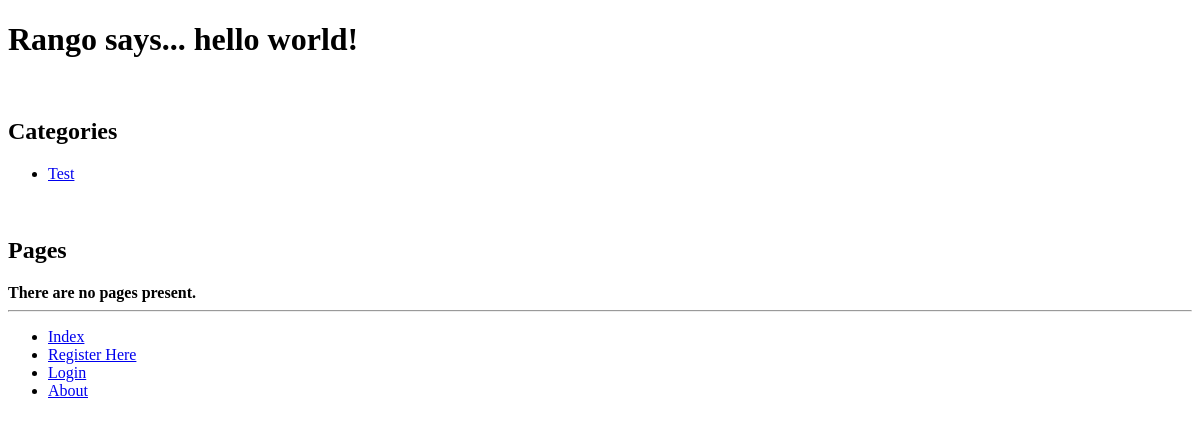
The app's page /rango/, older data.
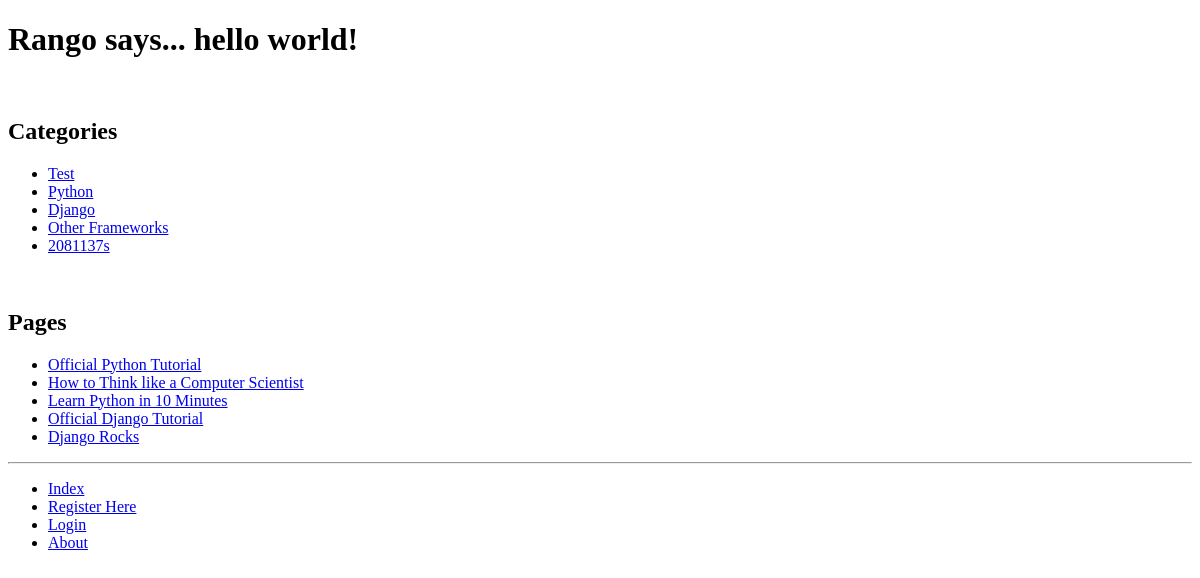
The same page, newer data.
### rango/models.py (models this page shows, shortened)
class Category(models.Model):
        name = models.CharField(max_length=128, unique=True)
        views = models.IntegerField(default=0)
        likes = models.IntegerField(default=0)
        slug = models.SlugField(unique=True)

class Page(models.Model):
    category = models.ForeignKey(Category)
    title = models.CharField(max_length=128)
    url = models.URLField()
    views = models.IntegerField(default=0)

### rango/views.py (the view)
def index(request):
    category_list = Category.objects.order_by('-likes')[:5]
    page_list = Page.objects.order_by('-views')[:5]
    context_dict = {'categories': category_list, 'pages': page_list}
    visits = request.session.get('visits')
    if not visits:
        visits = 1
    reset_last_visit_time = False
    last_visit = request.session.get('last_visit')
    if last_visit:
        last_visit_time = datetime.strptime(last_visit[:-7], "%Y-%m-%d %H:%M:%S")
        if (datetime.now() - last_visit_time).seconds > 0:
            visits = visits + 1
            reset_last_visit_time = True
    else:
        reset_last_visit_time = True
    if reset_last_visit_time:
        request.session['last_visit'] = str(datetime.now())
        request.session['visits'] = visits
    context_dict['visits'] = visits
    response = render(request,'rango/index.html', context_dict)
    return response

### templates/rango/index.html (shortened to what this page needs)
<!DOCTYPE html>
{% extends 'rango/base.html' %}
{% load i18n %}
{% load staticfiles %}
{% block body_block %}
        {% if user.is_authenticated %}
			<h1>Rango says... hello {{ user.username }}!</h1>
		{% else %}
			<h1>Rango says... hello world!</h1>
		{% endif %}
		<br><h2>Categories</h2>
        {% if categories %}
            <ul>
				{% for category in categories %}
					<li><a href="{% url 'category'  category.slug %}">{{ category.name }}</a></li>
				{% endfor %}
            </ul>
       {% else %}
            <strong>There are no categories present.</strong>
       {% endif %}
	   <br><h2>Pages</h2>
	   {% if pages %}
            <ul>
                {% for page in pages %}
                <li><a href= {{ page.url }} >{{ page.title }}</a></li>
                {% endfor %}
            </ul>
       {% else %}
            <strong>There are no pages present.</strong>
       {% endif %}
{% endblock %}

### templates/rango/base.html (shortened to what this page needs)
{% load i18n %}
<!DOCTYPE html>
<html>
    <head>
    </head>
    <body>
        <div>
            {% block body_block %}{% endblock %}
        </div>
        <hr />
	<div>
			<ul>
		<li><a href="{% url 'index' %}">Index</a></li>
		{% if user.is_authenticated %}
			<li><a href="{% url 'restricted' %}">Restricted Page</a></li>
			<li><a href="{% url 'auth_password_change' %}">Change Password</a></li>
			<li><a href="{% url 'auth_logout' %}?next=/rango/">Logout</a></li>
			<li><a href="{% url 'add_category' %}">Add a New Category</a></li>
		{% else %}
			<li><a href="{% url 'registration_register' %}">Register Here</a></li>
			<li><a href="{% url 'auth_login' %}">Login</a></li>
		{% endif %}
		<li><a href="{% url 'about' %}">About</a></li>
		</ul>
	</div>
    </body>
</html>

Row changes from the older to the newer data that the page shows:
added Category: name "Python"
added Category: name "Django"
added Category: name "Other Frameworks"
added Category: name "2081137s"
added Page: title "Official Python Tutorial"
added Page: title "How to Think like a Computer Scientist"
added Page: title "Learn Python in 10 Minutes"
added Page: title "Official Django Tutorial"
added Page: title "Django Rocks"
Text that changed along with them:
text no longer shown: "There are no pages present."
